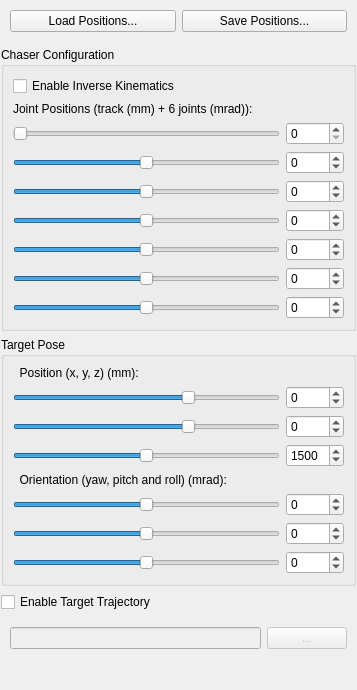
 <widget class="QWidget" name="ChaserTargetInteract">
  <property name="geometry">
   <rect>
    <x>0</x>
    <y>0</y>
    <width>357</width>
    <height>690</height>
   </rect>
  </property>
  <property name="sizePolicy">
   <sizepolicy hsizetype="Expanding" vsizetype="Expanding">
    <horstretch>0</horstretch>
    <verstretch>0</verstretch>
   </sizepolicy>
  </property>
  <property name="windowTitle">
   <string>Chaser Target Interaction</string>
  </property>
  <layout class="QGridLayout" name="gridLayout">
   <property name="margin">
    <number>1</number>
   </property>
   <item row="1" column="0">
    <widget class="QGroupBox" name="chaser_config_group">
     <property name="title">
      <string>Chaser Configuration</string>
     </property>
     <layout class="QVBoxLayout" name="verticalLayout_8">
      <item>
       <widget class="QWidget" name="widget_7" native="true">
        <layout class="QGridLayout" name="gridLayout_10">
         <property name="margin">
          <number>0</number>
         </property>
         <item row="5" column="0">
          <widget class="QSlider" name="joint2_pos">
           <property name="minimum">
            <number>-1570</number>
           </property>
           <property name="maximum">
            <number>1570</number>
           </property>
           <property name="singleStep">
            <number>10</number>
           </property>
           <property name="orientation">
            <enum>Qt::Horizontal</enum>
           </property>
          </widget>
         </item>
         <item row="7" column="1">
          <widget class="QSpinBox" name="joint4_pos_spin">
           <property name="minimum">
            <number>-3141</number>
           </property>
           <property name="maximum">
            <number>3141</number>
           </property>
           <property name="singleStep">
            <number>10</number>
           </property>
          </widget>
         </item>
         <item row="3" column="1">
          <widget class="QSpinBox" name="track_pos_spin">
           <property name="maximum">
            <number>3000</number>
           </property>
           <property name="singleStep">
            <number>10</number>
           </property>
          </widget>
         </item>
         <item row="4" column="1">
          <widget class="QSpinBox" name="joint1_pos_spin">
           <property name="minimum">
            <number>-3054</number>
           </property>
           <property name="maximum">
            <number>3054</number>
           </property>
           <property name="singleStep">
            <number>10</number>
           </property>
          </widget>
         </item>
         <item row="7" column="0">
          <widget class="QSlider" name="joint4_pos">
           <property name="minimum">
            <number>-3141</number>
           </property>
           <property name="maximum">
            <number>3141</number>
           </property>
           <property name="singleStep">
            <number>10</number>
           </property>
           <property name="orientation">
            <enum>Qt::Horizontal</enum>
           </property>
          </widget>
         </item>
         <item row="9" column="0">
          <widget class="QSlider" name="joint6_pos">
           <property name="minimum">
            <number>-3141</number>
           </property>
           <property name="maximum">
            <number>3141</number>
           </property>
           <property name="singleStep">
            <number>10</number>
           </property>
           <property name="orientation">
            <enum>Qt::Horizontal</enum>
           </property>
          </widget>
         </item>
         <item row="8" column="1">
          <widget class="QSpinBox" name="joint5_pos_spin">
           <property name="minimum">
            <number>-1832</number>
           </property>
           <property name="maximum">
            <number>1832</number>
           </property>
           <property name="singleStep">
            <number>10</number>
           </property>
          </widget>
         </item>
         <item row="3" column="0">
          <widget class="QSlider" name="track_pos">
           <property name="maximum">
            <number>3000</number>
           </property>
           <property name="singleStep">
            <number>10</number>
           </property>
           <property name="pageStep">
            <number>10</number>
           </property>
           <property name="orientation">
            <enum>Qt::Horizontal</enum>
           </property>
          </widget>
         </item>
         <item row="9" column="1">
          <widget class="QSpinBox" name="joint6_pos_spin">
           <property name="minimum">
            <number>-3141</number>
           </property>
           <property name="maximum">
            <number>3141</number>
           </property>
           <property name="singleStep">
            <number>10</number>
           </property>
          </widget>
         </item>
         <item row="5" column="1">
          <widget class="QSpinBox" name="joint2_pos_spin">
           <property name="minimum">
            <number>-1570</number>
           </property>
           <property name="maximum">
            <number>1570</number>
           </property>
           <property name="singleStep">
            <number>10</number>
           </property>
          </widget>
         </item>
         <item row="4" column="0">
          <widget class="QSlider" name="joint1_pos">
           <property name="minimum">
            <number>-3054</number>
           </property>
           <property name="maximum">
            <number>3054</number>
           </property>
           <property name="singleStep">
            <number>10</number>
           </property>
           <property name="orientation">
            <enum>Qt::Horizontal</enum>
           </property>
          </widget>
         </item>
         <item row="6" column="0">
          <widget class="QSlider" name="joint3_pos">
           <property name="minimum">
            <number>-1919</number>
           </property>
           <property name="maximum">
            <number>1919</number>
           </property>
           <property name="singleStep">
            <number>10</number>
           </property>
           <property name="orientation">
            <enum>Qt::Horizontal</enum>
           </property>
          </widget>
         </item>
         <item row="6" column="1">
          <widget class="QSpinBox" name="joint3_pos_spin">
           <property name="minimum">
            <number>-1919</number>
           </property>
           <property name="maximum">
            <number>1919</number>
           </property>
           <property name="singleStep">
            <number>10</number>
           </property>
          </widget>
         </item>
         <item row="8" column="0">
          <widget class="QSlider" name="joint5_pos">
           <property name="minimum">
            <number>-1832</number>
           </property>
           <property name="maximum">
            <number>1832</number>
           </property>
           <property name="singleStep">
            <number>10</number>
           </property>
           <property name="value">
            <number>0</number>
           </property>
           <property name="orientation">
            <enum>Qt::Horizontal</enum>
           </property>
          </widget>
         </item>
         <item row="1" column="0">
          <widget class="QLabel" name="label_16">
           <property name="text">
            <string>Joint Positions (track (mm) + 6 joints (mrad)):</string>
           </property>
          </widget>
         </item>
         <item row="0" column="0">
          <widget class="QCheckBox" name="enable_ik_check">
           <property name="text">
            <string>Enable Inverse Kinematics</string>
           </property>
          </widget>
         </item>
        </layout>
       </widget>
      </item>
     </layout>
    </widget>
   </item>
   <item row="6" column="0">
    <spacer name="verticalSpacer">
     <property name="orientation">
      <enum>Qt::Vertical</enum>
     </property>
     <property name="sizeHint" stdset="0">
      <size>
       <width>20</width>
       <height>40</height>
      </size>
     </property>
    </spacer>
   </item>
   <item row="4" column="0">
    <widget class="QCheckBox" name="check_trajectory">
     <property name="text">
      <string>Enable Target Trajectory</string>
     </property>
    </widget>
   </item>
   <item row="5" column="0">
    <widget class="QWidget" name="widget" native="true">
     <layout class="QHBoxLayout" name="horizontalLayout">
      <item>
       <widget class="QLineEdit" name="traj_filename_edit">
        <property name="enabled">
         <bool>false</bool>
        </property>
        <property name="readOnly">
         <bool>true</bool>
        </property>
       </widget>
      </item>
      <item>
       <widget class="QPushButton" name="load_traj_button">
        <property name="enabled">
         <bool>false</bool>
        </property>
        <property name="text">
         <string>...</string>
        </property>
       </widget>
      </item>
     </layout>
    </widget>
   </item>
   <item row="2" column="0">
    <widget class="QGroupBox" name="target_pose_group">
     <property name="title">
      <string>Target Pose</string>
     </property>
     <layout class="QVBoxLayout" name="verticalLayout_9">
      <item>
       <widget class="QWidget" name="widget_8" native="true">
        <layout class="QGridLayout" name="gridLayout_11">
         <property name="margin">
          <number>0</number>
         </property>
         <item row="1" column="0">
          <widget class="QSlider" name="target_x">
           <property name="cursor">
            <cursorShape>ArrowCursor</cursorShape>
           </property>
           <property name="mouseTracking">
            <bool>false</bool>
           </property>
           <property name="minimum">
            <number>-4000</number>
           </property>
           <property name="maximum">
            <number>2000</number>
           </property>
           <property name="singleStep">
            <number>50</number>
           </property>
           <property name="pageStep">
            <number>50</number>
           </property>
           <property name="orientation">
            <enum>Qt::Horizontal</enum>
           </property>
          </widget>
         </item>
         <item row="0" column="0">
          <widget class="QLabel" name="label_18">
           <property name="text">
            <string>  Position (x, y, z) (mm):</string>
           </property>
          </widget>
         </item>
         <item row="2" column="0">
          <widget class="QSlider" name="target_y">
           <property name="minimum">
            <number>-4000</number>
           </property>
           <property name="maximum">
            <number>2000</number>
           </property>
           <property name="singleStep">
            <number>50</number>
           </property>
           <property name="pageStep">
            <number>50</number>
           </property>
           <property name="value">
            <number>0</number>
           </property>
           <property name="orientation">
            <enum>Qt::Horizontal</enum>
           </property>
          </widget>
         </item>
         <item row="5" column="0">
          <widget class="QSlider" name="target_yaw">
           <property name="minimum">
            <number>-3141</number>
           </property>
           <property name="maximum">
            <number>3141</number>
           </property>
           <property name="singleStep">
            <number>10</number>
           </property>
           <property name="orientation">
            <enum>Qt::Horizontal</enum>
           </property>
          </widget>
         </item>
         <item row="3" column="0">
          <widget class="QSlider" name="target_z">
           <property name="maximum">
            <number>3000</number>
           </property>
           <property name="singleStep">
            <number>10</number>
           </property>
           <property name="value">
            <number>1500</number>
           </property>
           <property name="orientation">
            <enum>Qt::Horizontal</enum>
           </property>
          </widget>
         </item>
         <item row="6" column="0">
          <widget class="QSlider" name="target_pitch">
           <property name="minimum">
            <number>-1571</number>
           </property>
           <property name="maximum">
            <number>1571</number>
           </property>
           <property name="singleStep">
            <number>10</number>
           </property>
           <property name="orientation">
            <enum>Qt::Horizontal</enum>
           </property>
          </widget>
         </item>
         <item row="1" column="1">
          <widget class="QSpinBox" name="target_x_spin">
           <property name="minimum">
            <number>-4000</number>
           </property>
           <property name="maximum">
            <number>2000</number>
           </property>
           <property name="singleStep">
            <number>50</number>
           </property>
          </widget>
         </item>
         <item row="4" column="0">
          <widget class="QLabel" name="label_19">
           <property name="text">
            <string>  Orientation (yaw, pitch and roll) (mrad):</string>
           </property>
          </widget>
         </item>
         <item row="7" column="0">
          <widget class="QSlider" name="target_roll">
           <property name="minimum">
            <number>-3141</number>
           </property>
           <property name="maximum">
            <number>3141</number>
           </property>
           <property name="singleStep">
            <number>10</number>
           </property>
           <property name="orientation">
            <enum>Qt::Horizontal</enum>
           </property>
          </widget>
         </item>
         <item row="2" column="1">
          <widget class="QSpinBox" name="target_y_spin">
           <property name="minimum">
            <number>-4000</number>
           </property>
           <property name="maximum">
            <number>2000</number>
           </property>
           <property name="singleStep">
            <number>50</number>
           </property>
          </widget>
         </item>
         <item row="3" column="1">
          <widget class="QSpinBox" name="target_z_spin">
           <property name="maximum">
            <number>3000</number>
           </property>
           <property name="singleStep">
            <number>50</number>
           </property>
           <property name="value">
            <number>1500</number>
           </property>
          </widget>
         </item>
         <item row="5" column="1">
          <widget class="QSpinBox" name="target_yaw_spin">
           <property name="minimum">
            <number>-3141</number>
           </property>
           <property name="maximum">
            <number>3141</number>
           </property>
           <property name="singleStep">
            <number>10</number>
           </property>
          </widget>
         </item>
         <item row="6" column="1">
          <widget class="QSpinBox" name="target_pitch_spin">
           <property name="minimum">
            <number>-1571</number>
           </property>
           <property name="maximum">
            <number>1571</number>
           </property>
           <property name="singleStep">
            <number>10</number>
           </property>
          </widget>
         </item>
         <item row="7" column="1">
          <widget class="QSpinBox" name="target_roll_spin">
           <property name="minimum">
            <number>-3141</number>
           </property>
           <property name="maximum">
            <number>3141</number>
           </property>
           <property name="singleStep">
            <number>10</number>
           </property>
          </widget>
         </item>
        </layout>
       </widget>
      </item>
     </layout>
    </widget>
   </item>
   <item row="0" column="0">
    <widget class="QWidget" name="widget_2" native="true">
     <layout class="QGridLayout" name="gridLayout_2">
      <item row="0" column="0">
       <widget class="QPushButton" name="load_button">
        <property name="text">
         <string>Load Positions...</string>
        </property>
       </widget>
      </item>
      <item row="0" column="1">
       <widget class="QPushButton" name="save_button">
        <property name="text">
         <string>Save Positions...</string>
        </property>
       </widget>
      </item>
     </layout>
    </widget>
   </item>
  </layout>
  <action name="actionJointChange">
   <property name="text">
    <string>JointChange</string>
   </property>
  </action>
  <action name="actionTargetChange">
   <property name="text">
    <string>TargetChange</string>
   </property>
  </action>
  <action name="actionStartTargetAnimation">
   <property name="text">
    <string>StartTargetAnimation</string>
   </property>
   <property name="toolTip">
    <string>StartTargetAnimation</string>
   </property>
  </action>
  <action name="actionStopTargetAnimation">
   <property name="text">
    <string>StopTargetAnimation</string>
   </property>
   <property name="toolTip">
    <string>StopTargetAnimation</string>
   </property>
  </action>
 </widget>
